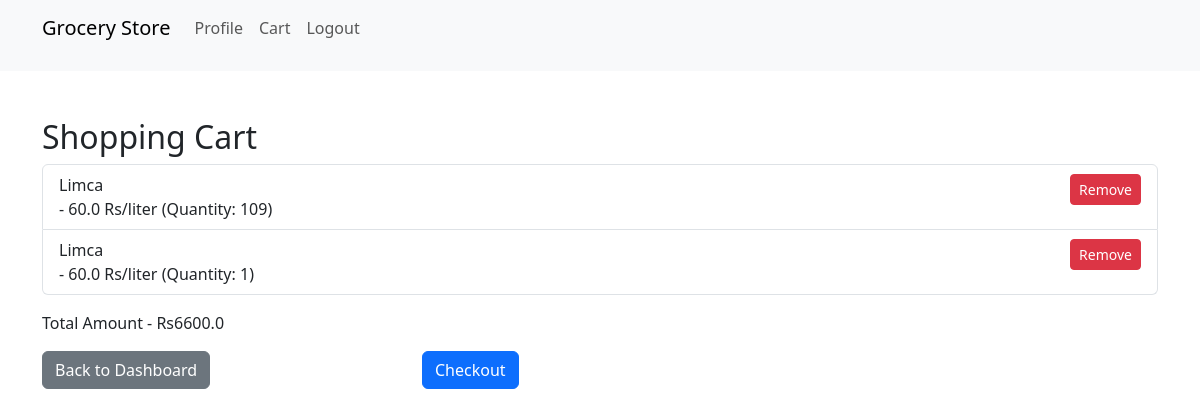
Page /view_cart (signed in) on the earlier database version.
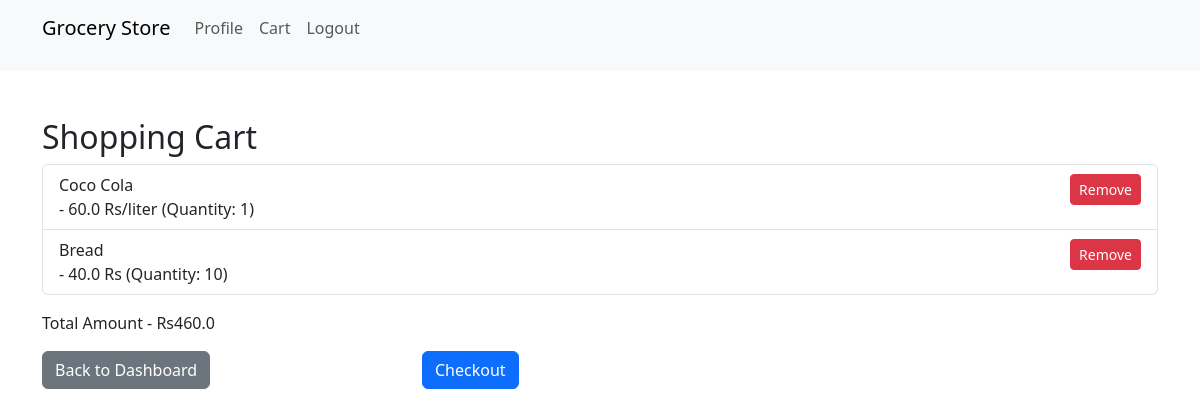
Same page on the later database version.
### application/models.py (models this page shows)
class CartItem(db.Model):
    __tablename__ = "cartitems"
    cart_id = db.Column(db.Integer, primary_key=True, autoincrement=True)
    user_id = db.Column(db.Integer, db.ForeignKey('users.user_id', onupdate='CASCADE'), nullable=False)
    item_id = db.Column(db.Integer, db.ForeignKey('products.product_id', onupdate='CASCADE'), nullable=False)
    quantity = db.Column(db.Integer, nullable=False, default=1)
    item = db.relationship('Products', backref=db.backref('products', lazy=True))

class Products(db.Model):
    __tablename__ = "products"
    product_id = db.Column(db.Integer, primary_key=True, autoincrement=True)
    product_name = db.Column(db.String(200), nullable=False)
    manufacture_date = db.Column(db.Date)
    expiry_date = db.Column(db.Date)
    rate_per_unit = db.Column(db.Float, nullable=False)
    unit = db.Column(db.String(200), nullable=False, default='Rs')
    section_id = db.Column(db.Integer, db.ForeignKey('sections.section_id', onupdate='CASCADE'))
    section = db.relationship('Sections', backref=db.backref('products', lazy=True))
    quantity_available = db.Column(db.Integer, nullable=False)

### application/controllers.py (the view)
@app.route("/view_cart")
@login_required
def view_cart():
    cart_items = CartItem.query.filter_by(user_id=current_user.user_id).all()
    total = 0
    for cart_item in cart_items:
        total += cart_item.item.rate_per_unit*cart_item.quantity
    return render_template('view_cart.html', cart_items=cart_items, total=total)

### application/controllers.py (called while the page is built)
@login_manager.user_loader
def load_user(user_id):
    return Users.query.get(int(user_id))

### templates/view_cart.html (shortened to what this page needs)
<!DOCTYPE html>
<html>
<head>
    <link href="https://cdn.jsdelivr.net/npm/bootstrap@5.3.0/dist/css/bootstrap.min.css" rel="stylesheet">
    <link rel="stylesheet" type="text/css" href="{{ url_for('static', filename='styles.css') }}">
</head>
<body>
    {% include 'header.html' %}
    <div class="container mt-5">
        <h2>Shopping Cart</h2>
        <ul class="list-group">
            {% for cart_item in cart_items %}
            <li class="list-group-item d-flex justify-content-between align-items-center">
                {{ cart_item.item.product_name }} <br>
                - {{ cart_item.item.rate_per_unit }} {{ cart_item.item.unit }} (Quantity: {{ cart_item.quantity }})
                <a href="{{ url_for('delete_cart_item', cart_id=cart_item.cart_id) }}" class="btn btn-danger btn-sm">Remove</a>
            </li>
            {% endfor %}
        </ul>
        <p class="mt-3">Total Amount - Rs{{ total }}</p>
        <div class="row mt-3">
            <div class="col-md-4">
                <a href="{{ url_for('user_dashboard') }}" class="btn btn-secondary">Back to Dashboard</a>
            </div>
            <div class="col-md-4">
                <a href="{{ url_for('checkout') }}" class="btn btn-primary">Checkout</a>
            </div>
        </div>
    </div>
</body>
</html>

### templates/header.html (shortened to what this page needs)
<header class="navbar navbar-expand-lg navbar-light bg-light fixed-top">
    <div class="container">
        <a class="navbar-brand" href="#">Grocery Store</a>
        <div class="collapse navbar-collapse" id="navbarNav">
            <ul class="navbar-nav ml-auto">
                <li class="nav-item active">
                    <a class="nav-link" href="#">Profile</a>
                </li>
                <li class="nav-item">
                    <a class="nav-link" href="{{ url_for('view_cart') }}">Cart</a>
                </li>
                <li class="nav-item">
                    <a class="nav-link" href="{{ url_for('logout') }}">Logout</a>
                </li>
            </ul>
        </div>
    </div>
</header>

### static/styles.css (style rules this page uses)
body { padding-top: 70px; }
a { display: block; text-align: center; font-size: 18px; margin-bottom: 15px; text-decoration: none; color: #007bff; }

Differences in the rows shown:
removed CartItem: item.product_name "Limca", item.rate_per_unit "60.0", item.unit "Rs/liter", quantity "109"
removed CartItem: item.product_name "Limca", item.rate_per_unit "60.0", item.unit "Rs/liter", quantity "1"
added CartItem: item.product_name "Coco Cola", item.rate_per_unit "60.0", item.unit "Rs/liter", quantity "1"
added CartItem: item.product_name "Bread", item.rate_per_unit "40.0", item.unit "Rs", quantity "10"
Other differences:
{{ total }}: "6600.0" → "460.0"
